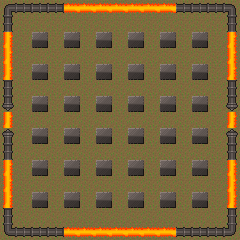

Rendered tile map (Tiled .tmx) drawn with the repository's tilesets; below, a short description and the map source with its tile grids summarised:
An orthogonal 15x15 tile map with 16x16 px tiles, 2 tile layers (background, collision) and 5 objects (4x enemy, player).

<map version="1.2" tiledversion="1.3.1" orientation="orthogonal" renderorder="right-down" compressionlevel="0" width="15" height="15" tilewidth="16" tileheight="16" infinite="0" nextlayerid="4" nextobjectid="6">
 <tileset firstgid="1" name="bomberman_spritesheet" tilewidth="16" tileheight="16" tilecount="96" columns="16">
  <image source="../images/bomberman_spritesheet.png" width="256" height="96" />
 </tileset>
 <layer id="1" name="background" width="15" height="15">
  <data>[225 cells, 225 non-empty, 1 distinct tile ids]</data>
 </layer>
 <layer id="2" name="collision" width="15" height="15">
  <properties>
   <property name="collision" value="true" />
  </properties>
  <data>[225 cells, 92 non-empty, 11 distinct tile ids]</data>
 </layer>
 <objectgroup id="3" name="objects">
  <object id="1" name="player" type="player" gid="66" x="16" y="32" width="16" height="16">
   <properties>
    <property name="frame" value="65" />
    <property name="group" value="players" />
    <property name="texture" value="player_spritesheet" />
    <property name="walking_speed" value="50" />
   </properties>
  </object>
  <object id="2" name="enemy2" type="enemy" gid="18" x="176" y="160" width="16" height="16">
   <properties>
    <property name="axis" value="y" />
    <property name="direction" value="-1" />
    <property name="group" value="enemies" />
    <property name="texture" value="enemy_spritesheet" />
    <property name="walking_distance" value="64" />
    <property name="walking_speed" value="32" />
   </properties>
  </object>
  <object id="3" name="enemy0" type="enemy" gid="18" x="144" y="64" width="16" height="16">
   <properties>
    <property name="axis" value="x" />
    <property name="direction" value="-1" />
    <property name="group" value="enemies" />
    <property name="texture" value="enemy_spritesheet" />
    <property name="walking_distance" value="64" />
    <property name="walking_speed" value="32" />
   </properties>
  </object>
  <object id="4" name="enemy1" type="enemy" gid="18" x="80" y="96" width="16" height="16">
   <properties>
    <property name="axis" value="y" />
    <property name="direction" value="1" />
    <property name="group" value="enemies" />
    <property name="texture" value="enemy_spritesheet" />
    <property name="walking_distance" value="64" />
    <property name="walking_speed" value="32" />
   </properties>
  </object>
  <object id="5" name="enemy3" type="enemy" gid="18" x="48" y="192" width="16" height="16">
   <properties>
    <property name="axis" value="x" />
    <property name="direction" value="1" />
    <property name="group" value="enemies" />
    <property name="texture" value="enemy_spritesheet" />
    <property name="walking_distance" value="64" />
    <property name="walking_speed" value="32" />
   </properties>
  </object>
 </objectgroup>
</map>
